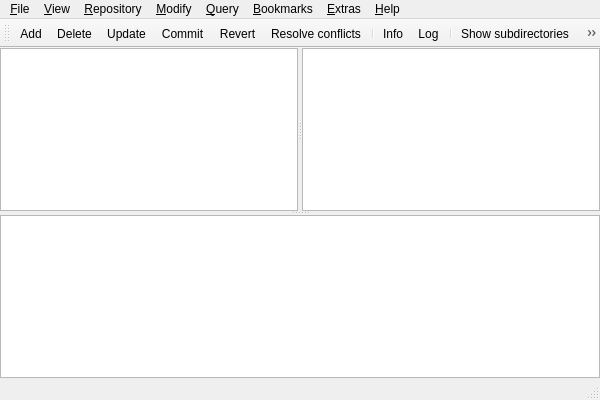
<?xml version="1.0" encoding="UTF-8"?>
<ui version="4.0">
 <class>MainWindow</class>
 <widget class="QMainWindow" name="MainWindow">
  <property name="geometry">
   <rect>
    <x>0</x>
    <y>0</y>
    <width>600</width>
    <height>400</height>
   </rect>
  </property>
  <property name="windowTitle">
   <string>RapidSVN</string>
  </property>
  <property name="locale">
   <locale language="English" country="UnitedStates"/>
  </property>
  <widget class="QWidget" name="centralWidget">
   <layout class="QVBoxLayout" name="verticalLayout">
    <property name="spacing">
     <number>0</number>
    </property>
    <property name="margin">
     <number>0</number>
    </property>
    <item>
     <widget class="QSplitter" name="m_splitterVert">
      <property name="orientation">
       <enum>Qt::Vertical</enum>
      </property>
      <widget class="QSplitter" name="m_splitterHoriz">
       <property name="orientation">
        <enum>Qt::Horizontal</enum>
       </property>
       <widget class="QTreeView" name="treeView"/>
       <widget class="QTableView" name="tableView"/>
      </widget>
      <widget class="QListView" name="logView"/>
     </widget>
    </item>
   </layout>
  </widget>
  <widget class="QMenuBar" name="menuBar">
   <property name="geometry">
    <rect>
     <x>0</x>
     <y>0</y>
     <width>600</width>
     <height>20</height>
    </rect>
   </property>
   <widget class="QMenu" name="menu_File">
    <property name="title">
     <string>&amp;File</string>
    </property>
    <addaction name="actionQuit"/>
   </widget>
   <widget class="QMenu" name="menu_View">
    <property name="title">
     <string>&amp;View</string>
    </property>
    <addaction name="actionRefresh"/>
    <addaction name="actionStop"/>
    <addaction name="separator"/>
    <addaction name="action_Explore"/>
    <addaction name="separator"/>
    <addaction name="action_Columns"/>
    <addaction name="action_Sort"/>
    <addaction name="actionRefresh_with_Update"/>
    <addaction name="actionShowSubdirectories"/>
    <addaction name="actionIndicate_modified_children"/>
    <addaction name="actionShowUnversionedEntries"/>
    <addaction name="actionShowUnmodifiedEntries"/>
    <addaction name="actionShowModifiedEntries"/>
    <addaction name="actionShowConflictedEntries"/>
    <addaction name="actionIgnore_Externals"/>
    <addaction name="actionShow_ignored_entries"/>
    <addaction name="separator"/>
    <addaction name="action_Preferences"/>
   </widget>
   <widget class="QMenu" name="menu_Repository">
    <property name="title">
     <string>&amp;Repository</string>
    </property>
    <addaction name="action_Import"/>
    <addaction name="action_Export"/>
    <addaction name="actionCheck_out"/>
    <addaction name="action_Create"/>
    <addaction name="separator"/>
    <addaction name="actionMerge"/>
    <addaction name="actionSwitch_URL"/>
   </widget>
   <widget class="QMenu" name="menu_Modify">
    <property name="title">
     <string>&amp;Modify</string>
    </property>
    <addaction name="action_Edit"/>
    <addaction name="separator"/>
    <addaction name="actionUpdate"/>
    <addaction name="actionCommit"/>
    <addaction name="separator"/>
    <addaction name="action_Properties"/>
    <addaction name="separator"/>
    <addaction name="actionAdd"/>
    <addaction name="actionAdd_r_ecursive"/>
    <addaction name="actionDelete"/>
    <addaction name="action_Ignore"/>
    <addaction name="separator"/>
    <addaction name="actionRevert"/>
    <addaction name="actionIn_teractive_resolve"/>
    <addaction name="actionResolveConflicts"/>
    <addaction name="separator"/>
    <addaction name="action_Copy"/>
    <addaction name="actionM_ove"/>
    <addaction name="actionRe_name"/>
    <addaction name="actionMake_directory"/>
    <addaction name="separator"/>
    <addaction name="action_Lock"/>
    <addaction name="action_Unlock"/>
   </widget>
   <widget class="QMenu" name="menu_Query">
    <property name="title">
     <string>&amp;Query</string>
    </property>
    <addaction name="action_Diff"/>
    <addaction name="actionDiff_to_Base"/>
    <addaction name="actionDiff_to_Head"/>
    <addaction name="separator"/>
    <addaction name="actionLog"/>
    <addaction name="actionInfo"/>
    <addaction name="action_Annotate"/>
   </widget>
   <widget class="QMenu" name="menu_Help">
    <property name="title">
     <string>&amp;Help</string>
    </property>
    <addaction name="action_Contents"/>
    <addaction name="action_Index"/>
    <addaction name="separator"/>
    <addaction name="action_About"/>
   </widget>
   <widget class="QMenu" name="menu_Bookmarks">
    <property name="title">
     <string>&amp;Bookmarks</string>
    </property>
    <addaction name="action_Add_Existing_Working_Copy"/>
    <addaction name="actionAdd_Existing_Repository"/>
    <addaction name="action_Switch_Repository_URL"/>
    <addaction name="separator"/>
    <addaction name="action_Edit_Bookmark"/>
    <addaction name="action_Remove_Bookmark"/>
   </widget>
   <widget class="QMenu" name="menu_Extra">
    <property name="title">
     <string>&amp;Extras</string>
    </property>
    <addaction name="action_Cleanup"/>
   </widget>
   <addaction name="menu_File"/>
   <addaction name="menu_View"/>
   <addaction name="menu_Repository"/>
   <addaction name="menu_Modify"/>
   <addaction name="menu_Query"/>
   <addaction name="menu_Bookmarks"/>
   <addaction name="menu_Extra"/>
   <addaction name="menu_Help"/>
  </widget>
  <widget class="QToolBar" name="mainToolBar">
   <property name="iconSize">
    <size>
     <width>16</width>
     <height>16</height>
    </size>
   </property>
   <attribute name="toolBarArea">
    <enum>TopToolBarArea</enum>
   </attribute>
   <attribute name="toolBarBreak">
    <bool>false</bool>
   </attribute>
   <addaction name="actionAdd"/>
   <addaction name="actionDelete"/>
   <addaction name="actionUpdate"/>
   <addaction name="actionCommit"/>
   <addaction name="actionRevert"/>
   <addaction name="actionResolveConflicts"/>
   <addaction name="separator"/>
   <addaction name="actionInfo"/>
   <addaction name="actionLog"/>
   <addaction name="separator"/>
   <addaction name="actionShowSubdirectories"/>
   <addaction name="actionShowUnversionedEntries"/>
   <addaction name="actionShowUnmodifiedEntries"/>
   <addaction name="actionShowModifiedEntries"/>
   <addaction name="actionShowConflictedEntries"/>
   <addaction name="separator"/>
   <addaction name="actionRefresh"/>
   <addaction name="actionStop"/>
  </widget>
  <widget class="QStatusBar" name="statusBar"/>
  <action name="actionQuit">
   <property name="text">
    <string>&amp;Quit</string>
   </property>
   <property name="shortcut">
    <string>Ctrl+Q</string>
   </property>
  </action>
  <action name="actionRefresh">
   <property name="icon">
    <iconset resource="resource.qrc">
     <normaloff>:/images/refresh.png</normaloff>:/images/refresh.png</iconset>
   </property>
   <property name="text">
    <string>&amp;Refresh</string>
   </property>
   <property name="statusTip">
    <string>Refresh the file list</string>
   </property>
   <property name="shortcut">
    <string>Ctrl+R</string>
   </property>
  </action>
  <action name="actionStop">
   <property name="icon">
    <iconset resource="resource.qrc">
     <normaloff>:/images/stop.png</normaloff>:/images/stop.png</iconset>
   </property>
   <property name="text">
    <string>&amp;Stop</string>
   </property>
   <property name="statusTip">
    <string>Stop the current action</string>
   </property>
  </action>
  <action name="action_Explore">
   <property name="text">
    <string>&amp;Explore</string>
   </property>
   <property name="shortcut">
    <string>F2</string>
   </property>
  </action>
  <action name="action_Columns">
   <property name="text">
    <string>&amp;Columns</string>
   </property>
  </action>
  <action name="action_Sort">
   <property name="text">
    <string>&amp;Sort</string>
   </property>
  </action>
  <action name="actionRefresh_with_Update">
   <property name="checkable">
    <bool>true</bool>
   </property>
   <property name="text">
    <string>Refresh with Update</string>
   </property>
  </action>
  <action name="actionShowSubdirectories">
   <property name="checkable">
    <bool>true</bool>
   </property>
   <property name="icon">
    <iconset resource="resource.qrc">
     <normaloff>:/images/flat_mode.png</normaloff>:/images/flat_mode.png</iconset>
   </property>
   <property name="text">
    <string>Show subdirectories</string>
   </property>
   <property name="statusTip">
    <string>Show entries in subdirectories</string>
   </property>
  </action>
  <action name="actionIndicate_modified_children">
   <property name="checkable">
    <bool>true</bool>
   </property>
   <property name="text">
    <string>Indicate modified children</string>
   </property>
  </action>
  <action name="actionShowUnversionedEntries">
   <property name="checkable">
    <bool>true</bool>
   </property>
   <property name="icon">
    <iconset resource="resource.qrc">
     <normaloff>:/images/nonsvn_file.png</normaloff>:/images/nonsvn_file.png</iconset>
   </property>
   <property name="text">
    <string>Show unversioned entries</string>
   </property>
   <property name="statusTip">
    <string>Display unversioned files/directories</string>
   </property>
  </action>
  <action name="actionShowUnmodifiedEntries">
   <property name="checkable">
    <bool>true</bool>
   </property>
   <property name="icon">
    <iconset resource="resource.qrc">
     <normaloff>:/images/normal_file.png</normaloff>:/images/normal_file.png</iconset>
   </property>
   <property name="text">
    <string>Show unmodified entries</string>
   </property>
   <property name="statusTip">
    <string>Display unmodified files/directories</string>
   </property>
  </action>
  <action name="actionShowModifiedEntries">
   <property name="checkable">
    <bool>true</bool>
   </property>
   <property name="icon">
    <iconset resource="resource.qrc">
     <normaloff>:/images/modified_file.png</normaloff>:/images/modified_file.png</iconset>
   </property>
   <property name="text">
    <string>Show modified entries</string>
   </property>
   <property name="statusTip">
    <string>Display modified files/directories</string>
   </property>
  </action>
  <action name="actionShowConflictedEntries">
   <property name="checkable">
    <bool>true</bool>
   </property>
   <property name="icon">
    <iconset resource="resource.qrc">
     <normaloff>:/images/conflicted_file.png</normaloff>:/images/conflicted_file.png</iconset>
   </property>
   <property name="text">
    <string>Show conflicted entries</string>
   </property>
   <property name="statusTip">
    <string>Display conflicted files/directories</string>
   </property>
  </action>
  <action name="actionIgnore_Externals">
   <property name="checkable">
    <bool>true</bool>
   </property>
   <property name="text">
    <string>Ignore Externals</string>
   </property>
  </action>
  <action name="actionShow_ignored_entries">
   <property name="checkable">
    <bool>true</bool>
   </property>
   <property name="text">
    <string>Show ignored entries</string>
   </property>
  </action>
  <action name="action_Import">
   <property name="text">
    <string>&amp;Import...</string>
   </property>
   <property name="shortcut">
    <string>Ctrl+I</string>
   </property>
  </action>
  <action name="action_Export">
   <property name="text">
    <string>&amp;Export...</string>
   </property>
   <property name="shortcut">
    <string>Ctrl+E</string>
   </property>
  </action>
  <action name="actionCheck_out">
   <property name="text">
    <string>Check&amp;out...</string>
   </property>
   <property name="shortcut">
    <string>Ctrl+O</string>
   </property>
  </action>
  <action name="action_Create">
   <property name="text">
    <string>&amp;Create...</string>
   </property>
  </action>
  <action name="actionMerge">
   <property name="text">
    <string>Merge...</string>
   </property>
  </action>
  <action name="actionSwitch_URL">
   <property name="text">
    <string>Switch URL...</string>
   </property>
   <property name="shortcut">
    <string>Ctrl+S</string>
   </property>
  </action>
  <action name="action_Contents">
   <property name="text">
    <string>&amp;Contents</string>
   </property>
   <property name="shortcut">
    <string>F1</string>
   </property>
  </action>
  <action name="action_Index">
   <property name="text">
    <string>&amp;Index</string>
   </property>
   <property name="shortcut">
    <string>Shift+F1</string>
   </property>
  </action>
  <action name="action_About">
   <property name="text">
    <string>&amp;About...</string>
   </property>
  </action>
  <action name="action_Preferences">
   <property name="text">
    <string>&amp;Preferences...</string>
   </property>
  </action>
  <action name="action_Cleanup">
   <property name="text">
    <string>&amp;Cleanup</string>
   </property>
  </action>
  <action name="action_Edit">
   <property name="text">
    <string>&amp;Edit...</string>
   </property>
   <property name="shortcut">
    <string>F3</string>
   </property>
  </action>
  <action name="actionUpdate">
   <property name="icon">
    <iconset resource="resource.qrc">
     <normaloff>:/images/update.png</normaloff>:/images/update.png</iconset>
   </property>
   <property name="text">
    <string>&amp;Update...</string>
   </property>
   <property name="toolTip">
    <string>Update selected</string>
   </property>
   <property name="statusTip">
    <string>Bring changes from the repository into the working copy</string>
   </property>
   <property name="shortcut">
    <string>Ctrl+U</string>
   </property>
  </action>
  <action name="actionCommit">
   <property name="icon">
    <iconset resource="resource.qrc">
     <normaloff>:/images/commit.png</normaloff>:/images/commit.png</iconset>
   </property>
   <property name="text">
    <string>Co&amp;mmit...</string>
   </property>
   <property name="toolTip">
    <string>Commit selected</string>
   </property>
   <property name="statusTip">
    <string>Send changes from your working copy to the repository</string>
   </property>
   <property name="shortcut">
    <string>Ctrl+Return</string>
   </property>
  </action>
  <action name="action_Properties">
   <property name="text">
    <string>&amp;Properties...</string>
   </property>
   <property name="shortcut">
    <string>Ctrl+P</string>
   </property>
  </action>
  <action name="actionAdd">
   <property name="icon">
    <iconset resource="resource.qrc">
     <normaloff>:/images/add.png</normaloff>:/images/add.png</iconset>
   </property>
   <property name="text">
    <string>&amp;Add</string>
   </property>
   <property name="toolTip">
    <string>Add selected</string>
   </property>
   <property name="statusTip">
    <string>Put files and directories under revision control</string>
   </property>
   <property name="shortcut">
    <string>Ins</string>
   </property>
  </action>
  <action name="actionAdd_r_ecursive">
   <property name="text">
    <string>Add r&amp;ecursive</string>
   </property>
  </action>
  <action name="actionDelete">
   <property name="icon">
    <iconset resource="resource.qrc">
     <normaloff>:/images/delete.png</normaloff>:/images/delete.png</iconset>
   </property>
   <property name="text">
    <string>&amp;Delete</string>
   </property>
   <property name="toolTip">
    <string>Delete selected</string>
   </property>
   <property name="statusTip">
    <string>Delete files and directories from version control</string>
   </property>
   <property name="shortcut">
    <string>Del</string>
   </property>
  </action>
  <action name="action_Ignore">
   <property name="text">
    <string>&amp;Ignore</string>
   </property>
   <property name="shortcut">
    <string>Ctrl+Del</string>
   </property>
  </action>
  <action name="actionRevert">
   <property name="icon">
    <iconset resource="resource.qrc">
     <normaloff>:/images/revert.png</normaloff>:/images/revert.png</iconset>
   </property>
   <property name="text">
    <string>Re&amp;vert</string>
   </property>
   <property name="toolTip">
    <string>Revert selected</string>
   </property>
   <property name="statusTip">
    <string>Restore pristine working copy file (undo all local edits)</string>
   </property>
   <property name="shortcut">
    <string>Ctrl+V</string>
   </property>
  </action>
  <action name="actionIn_teractive_resolve">
   <property name="text">
    <string>In&amp;teractive resolve...</string>
   </property>
   <property name="shortcut">
    <string>Ctrl+T</string>
   </property>
  </action>
  <action name="actionResolveConflicts">
   <property name="icon">
    <iconset resource="resource.qrc">
     <normaloff>:/images/resolve.png</normaloff>:/images/resolve.png</iconset>
   </property>
   <property name="text">
    <string>Re&amp;solve conflicts</string>
   </property>
   <property name="toolTip">
    <string>Resolve selected</string>
   </property>
   <property name="statusTip">
    <string>Remove 'conflicted' state on working copy files or directories</string>
   </property>
   <property name="shortcut">
    <string>Ctrl+S</string>
   </property>
  </action>
  <action name="action_Copy">
   <property name="text">
    <string>&amp;Copy...</string>
   </property>
   <property name="shortcut">
    <string>F5</string>
   </property>
  </action>
  <action name="actionM_ove">
   <property name="text">
    <string>M&amp;ove...</string>
   </property>
   <property name="shortcut">
    <string>F6</string>
   </property>
  </action>
  <action name="actionRe_name">
   <property name="text">
    <string>Re&amp;name...</string>
   </property>
   <property name="shortcut">
    <string>Ctrl+N</string>
   </property>
  </action>
  <action name="actionMake_directory">
   <property name="text">
    <string>Make &amp;directory...</string>
   </property>
   <property name="shortcut">
    <string>F7</string>
   </property>
  </action>
  <action name="action_Lock">
   <property name="text">
    <string>&amp;Lock...</string>
   </property>
  </action>
  <action name="action_Unlock">
   <property name="text">
    <string>&amp;Unlock</string>
   </property>
  </action>
  <action name="action_Diff">
   <property name="text">
    <string>&amp;Diff...</string>
   </property>
   <property name="shortcut">
    <string>Ctrl+D</string>
   </property>
  </action>
  <action name="actionDiff_to_Base">
   <property name="text">
    <string>Diff to &amp;Base...</string>
   </property>
   <property name="shortcut">
    <string>Ctrl+B</string>
   </property>
  </action>
  <action name="actionDiff_to_Head">
   <property name="text">
    <string>Diff to &amp;Head...</string>
   </property>
   <property name="shortcut">
    <string>Ctrl+H</string>
   </property>
  </action>
  <action name="actionLog">
   <property name="icon">
    <iconset resource="resource.qrc">
     <normaloff>:/images/log.png</normaloff>:/images/log.png</iconset>
   </property>
   <property name="text">
    <string>&amp;Log...</string>
   </property>
   <property name="toolTip">
    <string>Log selected</string>
   </property>
   <property name="statusTip">
    <string>Show the log messages for the selected entries</string>
   </property>
  </action>
  <action name="actionInfo">
   <property name="icon">
    <iconset resource="resource.qrc">
     <normaloff>:/images/info.png</normaloff>:/images/info.png</iconset>
   </property>
   <property name="text">
    <string>&amp;Info...</string>
   </property>
   <property name="toolTip">
    <string>Info selected</string>
   </property>
   <property name="statusTip">
    <string>Display info about selected entries</string>
   </property>
   <property name="shortcut">
    <string>Ctrl+L</string>
   </property>
  </action>
  <action name="action_Annotate">
   <property name="text">
    <string>&amp;Annotate...</string>
   </property>
  </action>
  <action name="action_Add_Existing_Working_Copy">
   <property name="text">
    <string>&amp;Add Existing Working Copy...</string>
   </property>
  </action>
  <action name="actionAdd_Existing_Repository">
   <property name="text">
    <string>Add Existing &amp;Repository...</string>
   </property>
  </action>
  <action name="action_Switch_Repository_URL">
   <property name="text">
    <string>&amp;Switch Repository URL...</string>
   </property>
  </action>
  <action name="action_Edit_Bookmark">
   <property name="text">
    <string>&amp;Edit Bookmark...</string>
   </property>
  </action>
  <action name="action_Remove_Bookmark">
   <property name="text">
    <string>&amp;Remove Bookmark</string>
   </property>
  </action>
 </widget>
 <layoutdefault spacing="6" margin="11"/>
 <resources>
  <include location="resource.qrc"/>
 </resources>
 <connections/>
</ui>
